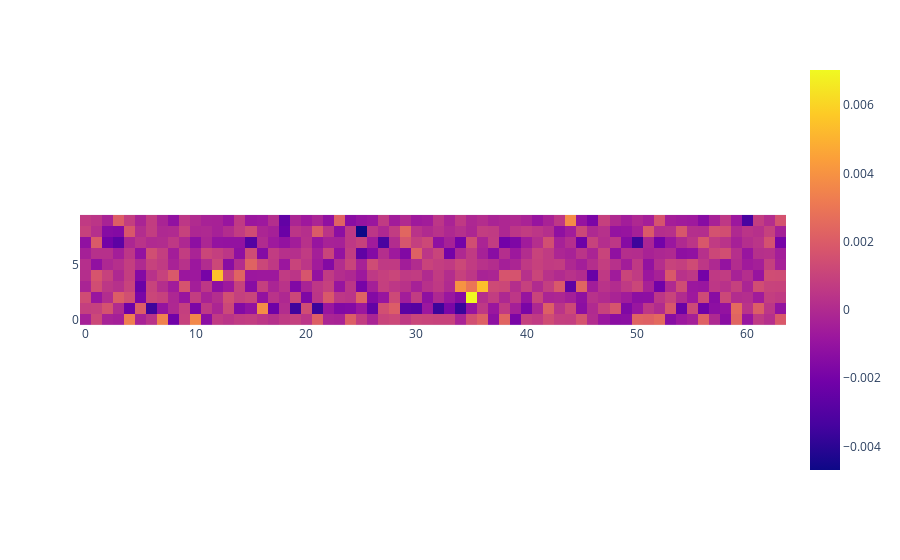

The notebook cell this image was saved under:
### Code cell
fig = px.imshow(np.array(list(mean_dict(head_to_prob_diffs).values())).reshape(-1, 64), origin = "lower")
#make the yaxis of this plot equal list(range(25, 35))
fig.update_yaxes(range=[25, 35])
fig.show()

### Figure 1 — Plotly figure (JSON) as saved in the notebook; plotly's stock layout.template omitted (floating-point values rounded to 4 significant figures; data arrays with more than 128 entries replaced by an {"elided": "..."} marker saying what was removed)
{"data": [{"coloraxis": "coloraxis", "hovertemplate": "x: %{x}<br>y: %{y}<br>color: %{z}<extra></extra>", "name": "0", "type": "heatmap", "xaxis": "x", "yaxis": "y", "z": {"elided": "10x64 float values"}}], "layout": {"coloraxis": {"colorscale": [[0, "#0d0887"], [0.1111, "#46039f"], [0.2222, "#7201a8"], [0.3333, "#9c179e"], [0.4444, "#bd3786"], [0.5556, "#d8576b"], [0.6667, "#ed7953"], [0.7778, "#fb9f3a"], [0.8889, "#fdca26"], [1, "#f0f921"]]}, "margin": {"t": 60}, "xaxis": {"anchor": "y", "constrain": "domain", "domain": [0, 1], "scaleanchor": "y"}, "yaxis": {"anchor": "x", "autorange": true, "constrain": "domain", "domain": [0, 1], "range": [25, 35]}}}
